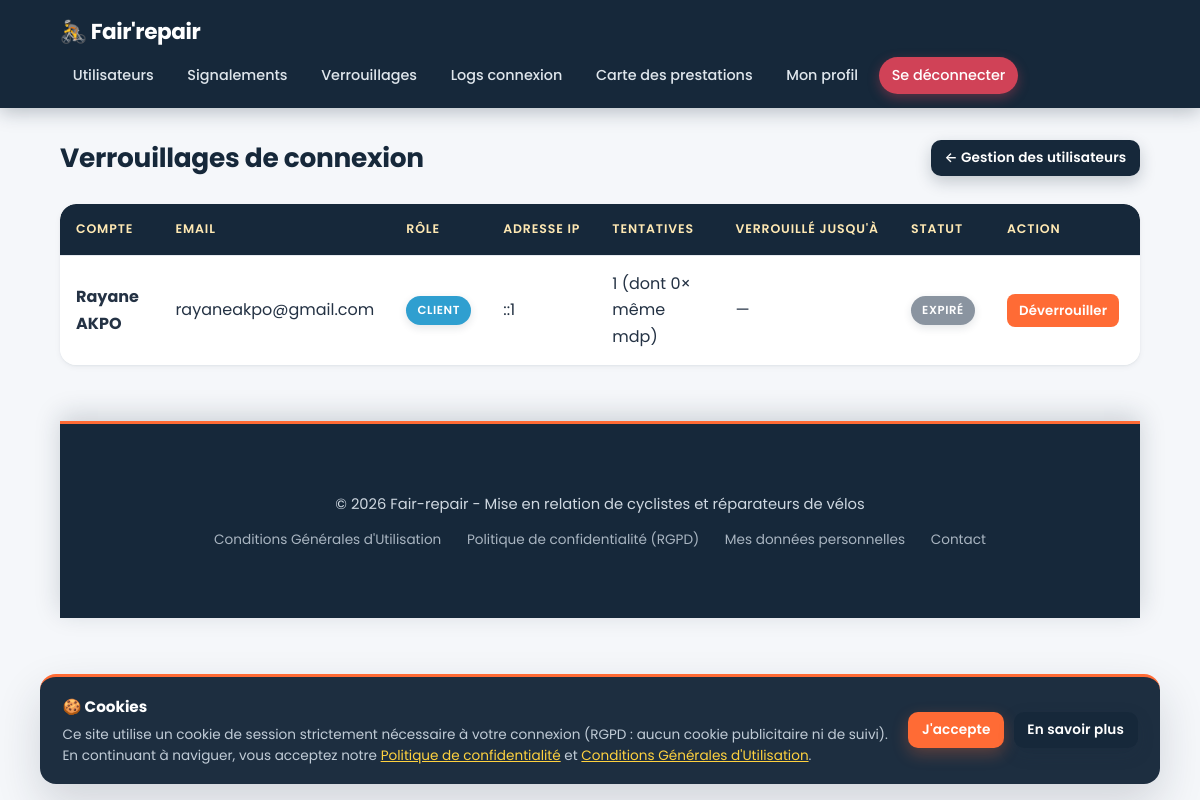
The app's page /admin_verrouillages.php (signed in) with its own data.
### tables this page shows
CREATE TABLE `tentatives_connexion` (
  `id` int unsigned NOT NULL AUTO_INCREMENT,
  `email` varchar(190) NOT NULL,
  `adresse_ip` varchar(45) NOT NULL,
  `nb_tentatives` int unsigned NOT NULL DEFAULT '0',
  `meme_mdp` int unsigned NOT NULL DEFAULT '0',
  `dernier_mdp_hash` varchar(255) DEFAULT NULL,
  `verrouille_jusqua` datetime DEFAULT NULL,
  `updated_at` timestamp NULL DEFAULT CURRENT_TIMESTAMP ON UPDATE CURRENT_TIMESTAMP,
  PRIMARY KEY (`id`),
  UNIQUE KEY `uq_email_ip` (`email`,`adresse_ip`)
);

### admin_verrouillages.php (the view, shortened to what this page needs)
<?php
require_once 'db.php';
$stmt = $pdo->query("
    SELECT t.*,
           COALESCE(u.prenom, a.prenom) AS prenom,
           COALESCE(u.nom, a.nom) AS nom,
           COALESCE(u.role, 'admin') AS role
    FROM tentatives_connexion t
    LEFT JOIN users u ON u.email = t.email
    LEFT JOIN admins a ON a.email = t.email
    ORDER BY t.verrouille_jusqua DESC, t.updated_at DESC
");
$comptes = $stmt->fetchAll();
$now = time();
require_once 'header.php';
?>
<div class="top-bar">
    <h1>Verrouillages de connexion</h1>
    <a href="admin_users.php" class="btn btn-secondary btn-sm">← Gestion des utilisateurs</a>
</div>
<?php if (empty($comptes)): ?>
    <div class="empty-message">Aucune tentative échouée enregistrée actuellement.</div>
<?php else: ?>
    <div class="table-wrap">
        <table>
            <thead>
                <tr>
                    <th>Compte</th>
                    <th>Email</th>
                    <th>Rôle</th>
                    <th>Adresse IP</th>
                    <th>Tentatives</th>
                    <th>Verrouillé jusqu'à</th>
                    <th>Statut</th>
                    <th>Action</th>
                </tr>
            </thead>
            <tbody>
                <?php foreach ($comptes as $c): ?>
                    <?php $encoreBloque = $c['verrouille_jusqua'] !== null && strtotime($c['verrouille_jusqua']) > $now; ?>
                    <tr>
                        <td><strong><?= htmlspecialchars(($c['prenom'] ?? '') . ' ' . ($c['nom'] ?? '')) ?></strong></td>
                        <td><?= htmlspecialchars($c['email']) ?></td>
                        <td><span class="badge badge-<?= htmlspecialchars($c['role'] ?? 'client') ?>"><?= htmlspecialchars($c['role'] ?? 'client') ?></span></td>
                        <td><?= htmlspecialchars($c['adresse_ip']) ?></td>
                        <td><?= (int) $c['nb_tentatives'] ?> (dont <?= (int) $c['meme_mdp'] ?>× même mdp)</td>
                        <td><?= $c['verrouille_jusqua'] ? date('d/m/Y H:i', strtotime($c['verrouille_jusqua'])) : '—' ?></td>
                        <td>
                            <?php if ($encoreBloque): ?>
                                <span class="badge st-en_attente">Verrouillé</span>
                            <?php else: ?>
                                <span class="badge st-terminee">Expiré</span>
                            <?php endif; ?>
                        </td>
                        <td>
                            <form method="POST" class="form-inline" onsubmit="return confirm('Déverrouiller ce compte ?');">
                                <button type="submit" class="btn btn-accept btn-action">Déverrouiller</button>
                            </form>
                        </td>
                    </tr>
                <?php endforeach; ?>
            </tbody>
        </table>
    </div>
<?php endif; ?>
<?php require_once 'footer.php'; ?>

### style.css (style rules this page uses)
:root { --primary: #ff6b35; --primary-hover: #e8571f; --primary-soft: rgba(255, 107, 53, 0.12); --secondary: #16283a; --secondary-hover: #0e1c2b; --accent: #ffd23f; --bg-color: #f5f7fa; --card-bg: #ffffff; --text-color: #243244; --text-muted: #7b8794; --border-color: #e6eaef; --danger: #e0455a; --warning: #f5a524; --info: #2f9fd0; --success: #1f9d63; --gray: #8a94a0; --radius: 16px; --radius-sm: 10px; --shadow-sm: 0 1px 2px rgba(22, 40, 58, .05), 0 2px 6px rgba(22, 40, 58, .05); --shadow-md: 0 8px 22px rgba(22, 40, 58, .09); --shadow-lg: 0 20px 45px rgba(22, 40, 58, .16); --transition: .2s cubic-bezier(.4, 0, .2, 1); }
* { box-sizing: border-box; margin: 0; padding: 0; font-family: 'Poppins', 'Segoe UI', system-ui, -apple-system, sans-serif; }
html { scroll-behavior: smooth; }
body { background-color: var(--bg-color); color: var(--text-color); line-height: 1.65; -webkit-font-smoothing: antialiased; text-rendering: optimizeLegibility; }
h1, h2, h3, h4 { color: var(--secondary); font-weight: 600; line-height: 1.25; letter-spacing: -.01em; }
a { color: var(--info); text-decoration: none; transition: color var(--transition); }
.top-bar { display: flex; justify-content: space-between; align-items: center; gap: 1rem; flex-wrap: wrap; margin-bottom: 1.75rem; }
.top-bar h1 { font-size: 1.65rem; font-weight: 700; }
.btn { display: inline-block; padding: .72rem 1.35rem; background-color: var(--primary); color: #fff; border: none; border-radius: var(--radius-sm); font-weight: 600; font-size: .95rem; letter-spacing: .01em; cursor: pointer; text-align: center; text-decoration: none; box-shadow: 0 6px 16px rgba(255, 107, 53, .28); transition: background var(--transition), transform var(--transition), box-shadow var(--transition); }
.btn-sm { padding: .42rem .85rem; font-size: .85rem; }
.btn-secondary { background-color: var(--secondary); box-shadow: 0 6px 16px rgba(22, 40, 58, .22); }
.btn-accept { background-color: var(--primary); }
.btn-action { border: none; padding: .42rem .75rem; border-radius: 8px; color: #fff; cursor: pointer; font-size: .83rem; font-weight: 600; margin-right: .3rem; box-shadow: none; transition: filter var(--transition), transform var(--transition); }
.form-inline { display: inline-block; }
.table-wrap { overflow-x: auto; border-radius: var(--radius); box-shadow: var(--shadow-sm); background: var(--card-bg); margin-bottom: 1.25rem; -webkit-overflow-scrolling: touch; }
table { width: 100%; border-collapse: collapse; background: var(--card-bg); border-radius: var(--radius); overflow: hidden; }
th, td { padding: .95rem 1rem; text-align: left; border-bottom: 1px solid var(--border-color); vertical-align: middle; }
th { background-color: var(--secondary); color: #ffe9b3; font-weight: 600; font-size: .78rem; text-transform: uppercase; letter-spacing: .07em; white-space: nowrap; }
tr:last-child td { border-bottom: none; }
.badge, .role-badge { display: inline-block; padding: .3rem .7rem; border-radius: 999px; font-size: .73rem; font-weight: 600; letter-spacing: .05em; text-transform: uppercase; color: #fff; white-space: nowrap; box-shadow: 0 3px 8px rgba(22, 40, 58, .12); }
.badge-client { background-color: var(--info); }
.st-terminee { background-color: var(--gray); }

### records on screen
tentatives_connexion: nom "Rayane AKPO", email "rayaneakpo@gmail.com", role "CLIENT", adresse_ip "::1", nb_tentatives "1", meme_mdp "0", shows "EXPIRÉ"
